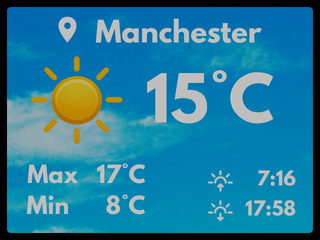
#> input picture images/weather-dash-temp.png, 320 x 240 px
$ python -i weather-dash.py   (imports and definitions only)
#> lines starting #> are read from the running program, lines starting #| are printed output that depends on the picture
#> further down, picture is the input picture: PIL image 320x240 RGB; mean R, G, B 33.8, 123.1, 154.2
#!/usr/bin/env python3
"""Display the weather-dash background image on the framebuffer."""

import argparse
import mmap
import os
import struct
import sys
from pathlib import Path

from PIL import Image

FBDEV_DEFAULT = os.environ.get("FB_DEVICE", "/dev/fb1")
WIDTH_DEFAULT = int(os.environ.get("FB_WIDTH", "320"))
HEIGHT_DEFAULT = int(os.environ.get("FB_HEIGHT", "240"))
DEFAULT_IMAGE = Path(__file__).resolve().parent.parent / "images" / "weather-dash-temp.png"

RESAMPLING_LANCZOS = getattr(getattr(Image, "Resampling", Image), "LANCZOS")


def rgb888_to_rgb565(image: Image.Image) -> bytes:
    r, g, b = image.split()
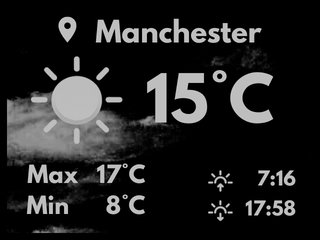
#> r: PIL image 320x240 L; min 0, max 223, mean 33.8
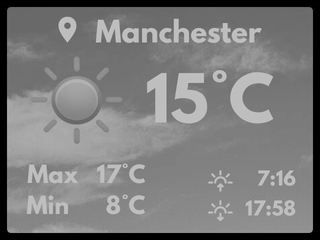
#> g: PIL image 320x240 L; min 0, max 202, mean 123.1
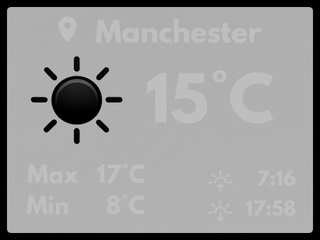
#> b: PIL image 320x240 L; min 0, max 193, mean 154.2
    r = r.point(lambda value: value >> 3)
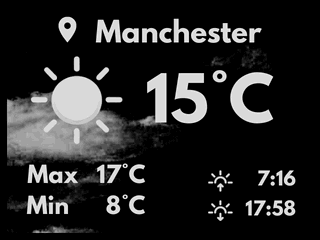
#> r: PIL image 320x240 L; min 0, max 27, mean 4.1; drawn with min black and max white
    g = g.point(lambda value: value >> 2)
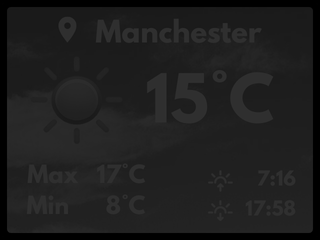
#> g: PIL image 320x240 L; min 0, max 50, mean 30.4
    b = b.point(lambda value: value >> 3)
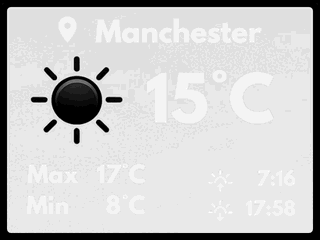
#> b: PIL image 320x240 L; min 0, max 24, mean 18.9; drawn with min black and max white

    rgb565 = bytearray()
    rp, gp, bp = r.tobytes(), g.tobytes(), b.tobytes()
    for i in range(len(rp)):
        value = ((rp[i] & 0x1F) << 11) | ((gp[i] & 0x3F) << 5) | (bp[i] & 0x1F)
        rgb565 += struct.pack("<H", value)
    return bytes(rgb565)


# [59 lines left out: functions load_frame, write_to_framebuffer, parse_args, main, not called in this run]


# [2 lines not run here, left out]

>>> from PIL import Image
>>> picture = Image.open('../images/weather-dash-temp.png')
>>> result = rgb888_to_rgb565(picture)
